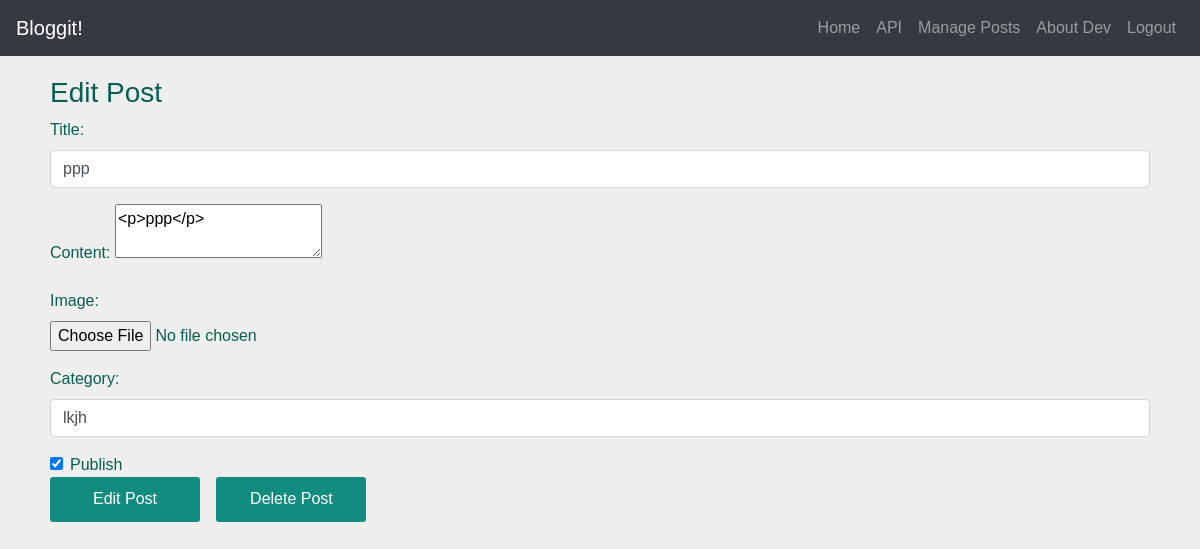
The app's page /dashboard/admin/edit/ppp7050528d0c (signed in), older data.
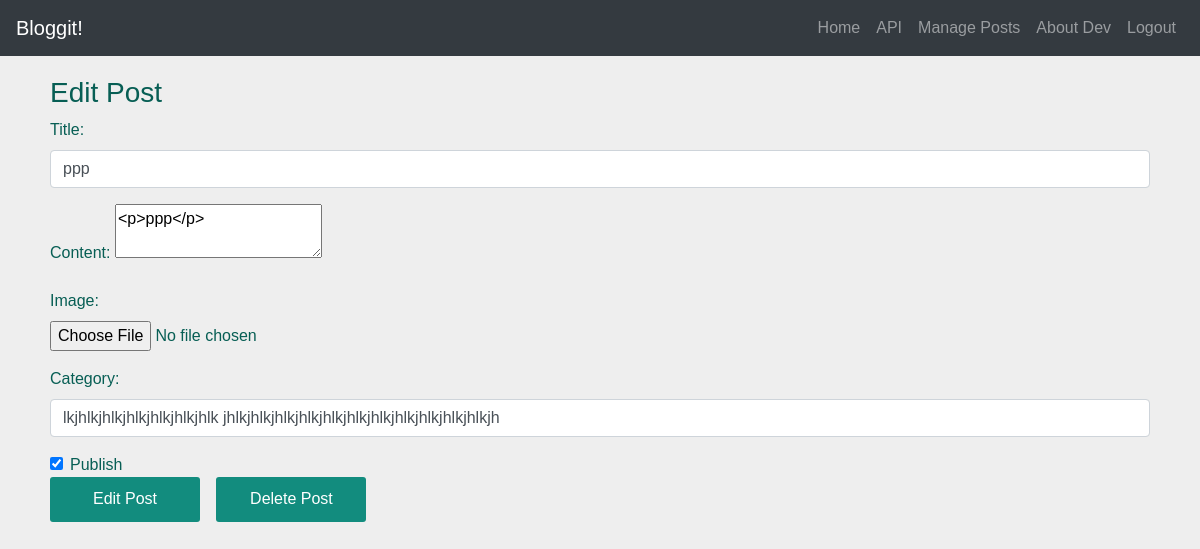
The same page, newer data.
### api/models.py (models this page shows, shortened)
class Post(models.Model):
    custom_id = models.CharField(primary_key = True, max_length=100, unique=True, editable=False)
    creator = models.ForeignKey(User, on_delete = models.Case)
    title = models.CharField(max_length=1000)
    image = models.ImageField(upload_to = upload_image_path, blank = True, null = True)
    body = HTMLField(
    )
    time = models.CharField(default = datetime.now(), max_length = 120)
    publish = models.BooleanField(default=False)
    categories = models.CharField(default = "", max_length=100)
    views = models.PositiveIntegerField(default = 0)

### app/views.py (the view, shortened to what this page needs)
# urls.py: path("dashboard/admin/edit/<str:post_id>", PostEditView.as_view(), name = "edit-page"),
class PostEditView(View):
    def get(self, request, post_id, **kwargs):
        post_ = get_object_or_404(Post, custom_id = post_id, creator = request.user)
        context = {
            "post": post_
        }
        return render(request, "edit-post.html", context)

### templates/edit-post.html (shortened to what this page needs)
{% load static %}
<!DOCTYPE html>
<html lang="en">
<head>
    <link rel="stylesheet" href="https://stackpath.bootstrapcdn.com/bootstrap/4.5.2/css/bootstrap.min.css">
    <link rel="stylesheet" href="{% static 'CSS/admin.css' %}">
</head>
<body>
    {% include 'extensions/nav.html' %}
    <section class="container">
        <section id="create-post" class="form-section active">
            <h3>Edit Post</h3>
            <form enctype="multipart/form-data" method="post">
                <section class="form-group">
                    <label for="title">Title:</label>
                    <input type="text" class="form-control" id="title" name="title" required value = "{{ post.title }}">
                </section>
                <section class="form-group">
                    <label for="content">Content:</label>
                    <textarea id="content" name="content">{{ post.body | safe }}</textarea>
                </section>
                <section class="form-group">
                    <label for="image">Image:</label>
                    <input type="file" class="form-control-file" id="image" name="image" accept=".png, .jpg, .jpeg" >
                </section>
                <section class="form-group">
                    <label for="category">Category:</label>
                    <input type="text" class="form-control" id="category" name="category" required value = "{{ post.categories }}">
                </section>
                <section class="form-check">
                    <input type="checkbox" class="form-check-input" id="publish" name="publish" {% if post.publish == True %} checked {% endif %}>
                    <label class="form-check-label" for="publish">Publish</label>
                </section>
                <section id="btns">
                    <button type="submit" class="btn btn-primary" name="submitpost" id="make-post">Edit Post</button>
                    <button type="submit" class="btn btn-primary" name="deletepost" id="delete-post">Delete Post</button>
                </section>
            </form>
        </section>
    </section>
    <link href="https://cdn.jsdelivr.net/npm/summernote@0.8.18/dist/summernote-lite.min.css" rel="stylesheet">
</body>
</html>

Row changes from the older to the newer data that the page shows:
changed Post "ppp": category "lkjh" → "lkjhlkjhlkjhlkjhlkjhlkjhlk jhlkjhlkjhlkjhlkjhlkjhlkjhlkjhlkjhlkjhlkjhlkjh"
